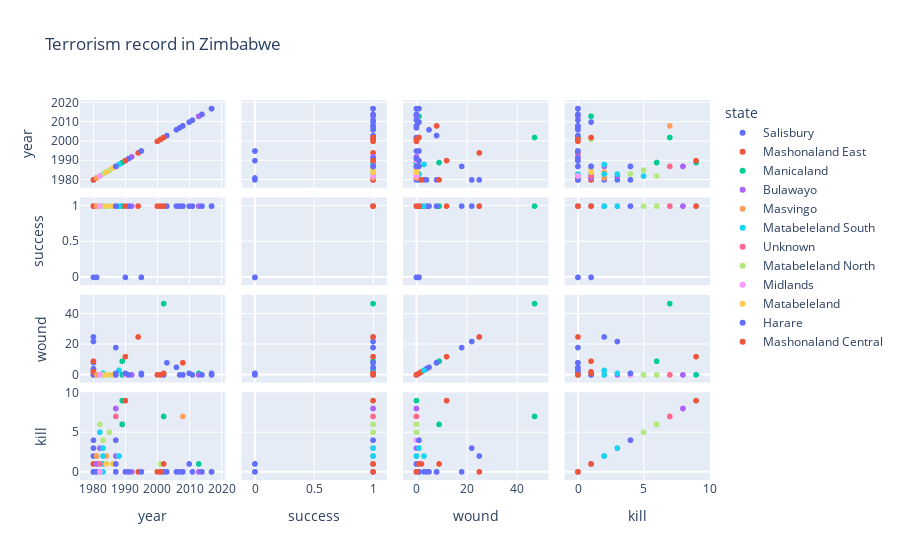

Notebook code cell kept with this figure:
### Code cell
#viz of terrorism in Zimbabwe
px.scatter_matrix(zim, title='Terrorism record in Zimbabwe',dimensions=["year", "success", "wound", "kill"],color='state')

### Figure 1 — Plotly figure (JSON) as saved in the notebook; plotly's stock layout.template omitted (floating-point values rounded to 4 significant figures)
{"data": [{"dimensions": [{"axis": {"matches": true}, "label": "year", "values": [1980, 1980, 1980, 1980, 1980, 1980, 1980, 1980, 1980, 1980, 1980, 1980, 1981, 1981, 1981, 1981]}, {"axis": {"matches": true}, "label": "success", "values": [1, 1, 0, 1, 1, 1, 1, 1, 1, 1, 1, 1, 0, 1, 1, 1]}, {"axis": {"matches": true}, "label": "wound", "values": [3, 0, 0, 0, 25, 4, 1, 8, 1, 0, 0, 22, 0, 0, 0, 0]}, {"axis": {"matches": true}, "label": "kill", "values": [0, 0, 1, 0, 2, 0, 0, 0, 0, 4, 1, 3, 1, 2, 0, 1]}], "hovertemplate": "state=Salisbury<br>%{xaxis.title.text}=%{x}<br>%{yaxis.title.text}=%{y}<extra></extra>", "legendgroup": "Salisbury", "marker": {"color": "#636efa", "symbol": "circle"}, "name": "Salisbury", "showlegend": true, "type": "splom"}, {"dimensions": [{"axis": {"matches": true}, "label": "year", "values": [1980, 1980, 1989, 1994, 2008]}, {"axis": {"matches": true}, "label": "success", "values": [1, 1, 1, 1, 1]}, {"axis": {"matches": true}, "label": "wound", "values": [9, 2, 0, 25, 8]}, {"axis": {"matches": true}, "label": "kill", "values": [1, 1, 6, 0, 0]}], "hovertemplate": "state=Mashonaland East<br>%{xaxis.title.text}=%{x}<br>%{yaxis.title.text}=%{y}<extra></extra>", "legendgroup": "Mashonaland East", "marker": {"color": "#EF553B", "symbol": "circle"}, "name": "Mashonaland East", "showlegend": true, "type": "splom"}, {"dimensions": [{"axis": {"matches": true}, "label": "year", "values": [1981, 1989, 1989, 2002, 2002, 2013, 2013]}, {"axis": {"matches": true}, "label": "success", "values": [1, 1, 1, 1, 1, 1, 1]}, {"axis": {"matches": true}, "label": "wound", "values": [0, 9, 0, 47, 1, 0, 1]}, {"axis": {"matches": true}, "label": "kill", "values": [2, 6, 9, 7, 0, 1, 0]}], "hovertemplate": "state=Manicaland<br>%{xaxis.title.text}=%{x}<br>%{yaxis.title.text}=%{y}<extra></extra>", "legendgroup": "Manicaland", "marker": {"color": "#00cc96", "symbol": "circle"}, "name": "Manicaland", "showlegend": true, "type": "splom"}, {"dimensions": [{"axis": {"matches": true}, "label": "year", "values": [1981, 1981, 1982, 1987, 1987, 1987, 1992, 2002, 2002, 2013]}, {"axis": {"matches": true}, "label": "success", "values": [1, 1, 1, 1, 1, 1, 1, 1, 1, 1]}, {"axis": {"matches": true}, "label": "wound", "values": [0, 0, 0, 0, 0, 0, 0, 0, 0, 0]}, {"axis": {"matches": true}, "label": "kill", "values": [1, 2, 3, 2, 8, 8, 0, 0, 0, 0]}], "hovertemplate": "state=Bulawayo<br>%{xaxis.title.text}=%{x}<br>%{yaxis.title.text}=%{y}<extra></extra>", "legendgroup": "Bulawayo", "marker": {"color": "#ab63fa", "symbol": "circle"}, "name": "Bulawayo", "showlegend": true, "type": "splom"}, {"dimensions": [{"axis": {"matches": true}, "label": "year", "values": [1981, 1981, 1984, 2008]}, {"axis": {"matches": true}, "label": "success", "values": [1, 1, 1, 1]}, {"axis": {"matches": true}, "label": "wound", "values": [0, 0, 0, 0]}, {"axis": {"matches": true}, "label": "kill", "values": [2, 2, 2, 7]}], "hovertemplate": "state=Masvingo<br>%{xaxis.title.text}=%{x}<br>%{yaxis.title.text}=%{y}<extra></extra>", "legendgroup": "Masvingo", "marker": {"color": "#FFA15A", "symbol": "circle"}, "name": "Masvingo", "showlegend": true, "type": "splom"}, {"dimensions": [{"axis": {"matches": true}, "label": "year", "values": [1982, 1982, 1982, 1982, 1982, 1983, 1983, 1983, 1983, 1983, 1984, 1988]}, {"axis": {"matches": true}, "label": "success", "values": [1, 1, 1, 1, 1, 1, 1, 1, 1, 1, 1, 1]}, {"axis": {"matches": true}, "label": "wound", "values": [0, 0, 0, 0, 0, 1, 0, 1, 1, 0, 0, 3]}, {"axis": {"matches": true}, "label": "kill", "values": [0, 0, 0, 1, 5, 1, 2, 0, 3, 1, 1, 2]}], "hovertemplate": "state=Matabeleland South<br>%{xaxis.title.text}=%{x}<br>%{yaxis.title.text}=%{y}<extra></extra>", "legendgroup": "Matabeleland South", "marker": {"color": "#19d3f3", "symbol": "circle"}, "name": "Matabeleland South", "showlegend": true, "type": "splom"}, {"dimensions": [{"axis": {"matches": true}, "label": "year", "values": [1982, 1982, 1987, 1990, 1990]}, {"axis": {"matches": true}, "label": "success", "values": [1, 1, 1, 1, 1]}, {"axis": {"matches": true}, "label": "wound", "values": [0, 0, 0, 0, 0]}, {"axis": {"matches": true}, "label": "kill", "values": [0, 1, 7, 0, 0]}], "hovertemplate": "state=Unknown<br>%{xaxis.title.text}=%{x}<br>%{yaxis.title.text}=%{y}<extra></extra>", "legendgroup": "Unknown", "marker": {"color": "#FF6692", "symbol": "circle"}, "name": "Unknown", "showlegend": true, "type": "splom"}, {"dimensions": [{"axis": {"matches": true}, "label": "year", "values": [1982, 1982, 1982, 1983, 1985, 2001, 2002, 2002]}, {"axis": {"matches": true}, "label": "success", "values": [1, 1, 1, 1, 1, 1, 1, 1]}, {"axis": {"matches": true}, "label": "wound", "values": [0, 0, 0, 0, 0, 0, 0, 0]}, {"axis": {"matches": true}, "label": "kill", "values": [6, 0, 6, 4, 5, 1, 0, 0]}], "hovertemplate": "state=Matabeleland North<br>%{xaxis.title.text}=%{x}<br>%{yaxis.title.text}=%{y}<extra></extra>", "legendgroup": "Matabeleland North", "marker": {"color": "#B6E880", "symbol": "circle"}, "name": "Matabeleland North", "showlegend": true, "type": "splom"}, {"dimensions": [{"axis": {"matches": true}, "label": "year", "values": [1982, 1987, 1990, 1990]}, {"axis": {"matches": true}, "label": "success", "values": [1, 1, 1, 1]}, {"axis": {"matches": true}, "label": "wound", "values": [0, 0, 0, 1]}, {"axis": {"matches": true}, "label": "kill", "values": [0, 4, 0, 0]}], "hovertemplate": "state=Midlands<br>%{xaxis.title.text}=%{x}<br>%{yaxis.title.text}=%{y}<extra></extra>", "legendgroup": "Midlands", "marker": {"color": "#FF97FF", "symbol": "circle"}, "name": "Midlands", "showlegend": true, "type": "splom"}, {"dimensions": [{"axis": {"matches": true}, "label": "year", "values": [1984, 1986]}, {"axis": {"matches": true}, "label": "success", "values": [1, 1]}, {"axis": {"matches": true}, "label": "wound", "values": [0, 0]}, {"axis": {"matches": true}, "label": "kill", "values": [1, 1]}], "hovertemplate": "state=Matabeleland<br>%{xaxis.title.text}=%{x}<br>%{yaxis.title.text}=%{y}<extra></extra>", "legendgroup": "Matabeleland", "marker": {"color": "#FECB52", "symbol": "circle"}, "name": "Matabeleland", "showlegend": true, "type": "splom"}, {"dimensions": [{"axis": {"matches": true}, "label": "year", "values": [1987, 1987, 1987, 1987, 1987, 1987, 1990, 1991, 1995, 1995, 2001, 2002, 2003, 2006, 2007, 2008, 2008, 2008, 2010, 2011, 2014, 2017, 2017, 2017]}, {"axis": {"matches": true}, "label": "success", "values": [1, 1, 1, 1, 1, 1, 0, 1, 0, 0, 1, 1, 1, 1, 1, 1, 1, 1, 1, 1, 1, 1, 1, 1]}, {"axis": {"matches": true}, "label": "wound", "values": [1, 0, 0, 0, 0, 18, 1, 0, 0, 1, 0, 0, 8, 5, 0, 0, 0, 0, 1, 0, 0, 0, 0, 1]}, {"axis": {"matches": true}, "label": "kill", "values": [4, 0, 1, 0, 1, 0, 0, 0, 0, 0, 0, 0, 0, 0, 0, 0, 0, 0, 1, 0, 0, 0, 0, 0]}], "hovertemplate": "state=Harare<br>%{xaxis.title.text}=%{x}<br>%{yaxis.title.text}=%{y}<extra></extra>", "legendgroup": "Harare", "marker": {"color": "#636efa", "symbol": "circle"}, "name": "Harare", "showlegend": true, "type": "splom"}, {"dimensions": [{"axis": {"matches": true}, "label": "year", "values": [1990, 2000, 2001, 2002]}, {"axis": {"matches": true}, "label": "success", "values": [1, 1, 1, 1]}, {"axis": {"matches": true}, "label": "wound", "values": [12, 0, 0, 1]}, {"axis": {"matches": true}, "label": "kill", "values": [9, 0, 0, 1]}], "hovertemplate": "state=Mashonaland Central<br>%{xaxis.title.text}=%{x}<br>%{yaxis.title.text}=%{y}<extra></extra>", "legendgroup": "Mashonaland Central", "marker": {"color": "#EF553B", "symbol": "circle"}, "name": "Mashonaland Central", "showlegend": true, "type": "splom"}], "layout": {"dragmode": "select", "legend": {"title": {"text": "state"}, "tracegroupgap": 0}, "title": {"text": "Terrorism record in Zimbabwe"}}}
